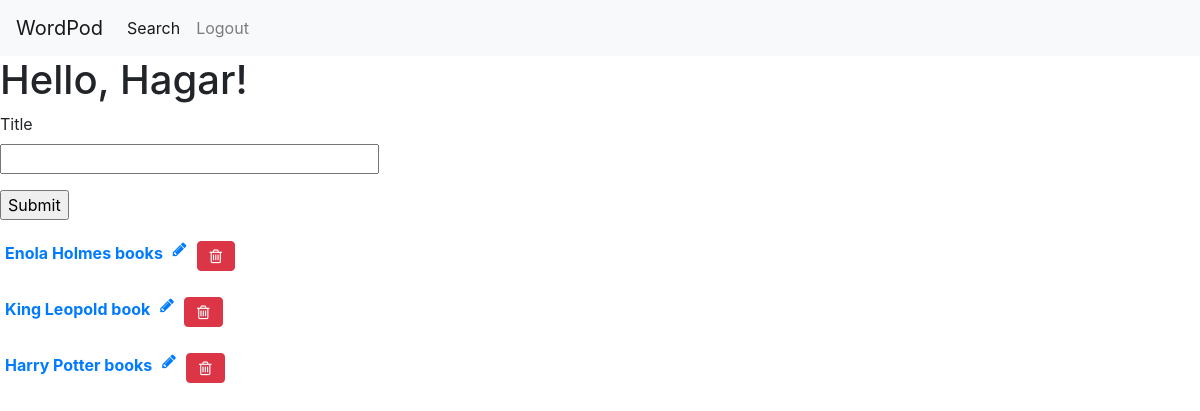
The page /index (signed in) on the database its author committed.
### app/models.py (models this page shows, shortened)
class User(UserMixin, db.Model):
    id=db.Column(db.Integer, primary_key=True)
    username=db.Column(db.String(64), index=True, unique=True)
    email=db.Column(db.String(120), index=True, unique=True)
    password_hash=db.Column(db.String(128))
    wordlists=db.relationship('Wordlist', backref='learner', lazy='dynamic')

class Wordlist(db.Model):
    id=db.Column(db.Integer, primary_key=True)
    title=db.Column(db.String(64), index=True, nullable=False)
    timestamp=db.Column(db.DateTime, index=True, default=datetime.utcnow)
    user_id=db.Column(db.Integer, db.ForeignKey('user.id'))

### app/routes.py (the view, shortened to what this page needs)
@app.route('/')
@app.route('/index', methods=["GET", "POST"])
@login_required
def index():
    form=AddWordlistForm()
    wordlists = current_user.wordlists.all()
    return render_template('index.html',title='Home', wordlists=wordlists, form=form)

### app/forms.py
class AddWordlistForm(FlaskForm):
    title = StringField('Title', validators=[DataRequired()])
    submit=SubmitField('Submit')

### app/models.py (called while the page is built)
@login.user_loader
def load_user(id):
    return User.query.get(int(id))

### app/templates/index.html (shortened to what this page needs)
{% extends "base.html" %}
{% block metacontent %}
<link rel="stylesheet" href="https://cdnjs.cloudflare.com/ajax/libs/font-awesome/4.7.0/css/font-awesome.min.css">
{% endblock %}
{% block content %}
    <h1>Hello, {{ current_user.username }}!</h1>
    <form action="" method="post" novalidate>
        <p>
            {{ form.title.label }}<br>
            {{ form.title(size=32) }}
        </p>
        <p>{{ form.submit() }}</p>
    </form>
    {% for wordlist in wordlists %}
    <div class="wordlist-info">
        <div class="wordlist-item">
            <p><a href="/index/{{wordlist.id}}"><b>{{ wordlist.title }}</b></a>
        </div>
        <div class="wordlist-item">
            <a href="/edit/{{wordlist.id}}"><i class="fa fa-pencil"></i></a>
        </div>
        <div class="wordlist-item">
            <form action="{{url_for('delete_wordlist', wordlist_id=wordlist.id)}}", method="POST">
                <button type="submit" class="btn btn-danger" onclick="return confirm('Are you sure you want to delete this item?');"><i class="fa fa-trash-o"></i></button>
            </form>
        </div>
    </div>
    {% endfor %}
{% endblock %}

### app/static/style.css (style rules this page uses)
.wordlist-info { display: flex; flex-direction: row; }
.wordlist-item { padding: 5px; }

### rows shown on the page
User: username "Hagar"
Wordlist: title "Enola Holmes books"
Wordlist: title "King Leopold book"
Wordlist: title "Harry Potter books"
